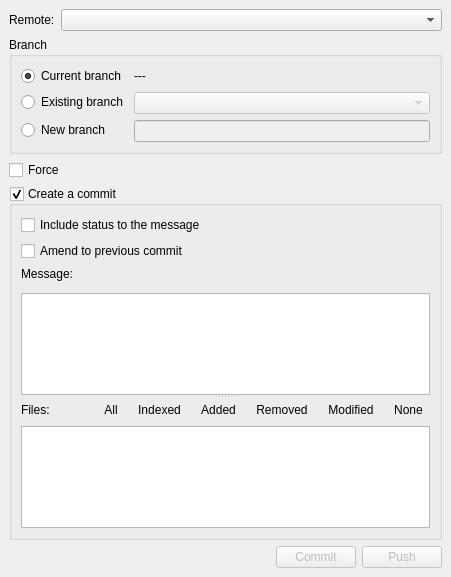
<?xml version="1.0" encoding="UTF-8"?>
<ui version="4.0">
 <class>CommitPushDialog</class>
 <widget class="QDialog" name="CommitPushDialog">
  <property name="geometry">
   <rect>
    <x>0</x>
    <y>0</y>
    <width>451</width>
    <height>577</height>
   </rect>
  </property>
  <property name="windowTitle">
   <string>Commit/Push</string>
  </property>
  <layout class="QVBoxLayout" name="verticalLayout_6">
   <property name="leftMargin">
    <number>0</number>
   </property>
   <property name="topMargin">
    <number>0</number>
   </property>
   <property name="rightMargin">
    <number>0</number>
   </property>
   <property name="bottomMargin">
    <number>0</number>
   </property>
   <item>
    <widget class="QStackedWidget" name="stackedWidget">
     <property name="currentIndex">
      <number>0</number>
     </property>
     <widget class="QWidget" name="page">
      <layout class="QVBoxLayout" name="verticalLayout_5">
       <item>
        <layout class="QFormLayout" name="formLayout_2">
         <item row="0" column="0">
          <widget class="QLabel" name="labelCurrentBranchName_2">
           <property name="text">
            <string>Remote:</string>
           </property>
          </widget>
         </item>
         <item row="0" column="1">
          <widget class="QComboBox" name="comboBoxRemote"/>
         </item>
        </layout>
       </item>
       <item>
        <layout class="QVBoxLayout" name="verticalLayoutCustomCommands"/>
       </item>
       <item>
        <widget class="QGroupBox" name="groupBox">
         <property name="title">
          <string>Branch</string>
         </property>
         <layout class="QFormLayout" name="formLayout">
          <item row="1" column="0">
           <widget class="QRadioButton" name="radioButtonCurrentBranch">
            <property name="text">
             <string>Current branch</string>
            </property>
            <property name="checked">
             <bool>true</bool>
            </property>
           </widget>
          </item>
          <item row="2" column="0">
           <widget class="QRadioButton" name="radioButtonExistingBranch">
            <property name="text">
             <string>Existing branch</string>
            </property>
           </widget>
          </item>
          <item row="2" column="1">
           <widget class="QComboBox" name="comboBoxBranch">
            <property name="enabled">
             <bool>false</bool>
            </property>
           </widget>
          </item>
          <item row="3" column="0">
           <widget class="QRadioButton" name="radioButtonNewBranch">
            <property name="text">
             <string>New branch</string>
            </property>
           </widget>
          </item>
          <item row="3" column="1">
           <widget class="QLineEdit" name="lineEditNewBranchName">
            <property name="enabled">
             <bool>false</bool>
            </property>
           </widget>
          </item>
          <item row="1" column="1">
           <widget class="QLabel" name="labelCurrentBranchName">
            <property name="text">
             <string>---</string>
            </property>
           </widget>
          </item>
         </layout>
        </widget>
       </item>
       <item>
        <widget class="QCheckBox" name="checkBoxForce">
         <property name="whatsThis">
          <string>&lt;html&gt;&lt;head/&gt;&lt;body&gt;&lt;p&gt;Usually, the command refuses to update a remote ref that is not an ancestor of the local ref used to overwrite it. Also, when --force-with-lease option is used, the command refuses to update a remote ref whose current value does not match what is expected.&lt;/p&gt;&lt;p&gt;This flag disables these checks, and can cause the remote repository to lose commits; use it with care.&lt;/p&gt;&lt;p&gt;&lt;br/&gt;&lt;/p&gt;&lt;p&gt;&lt;a href=&quot;https://git-scm.com/docs/git-push#Documentation/git-push.txt--f&quot;&gt;&lt;span style=&quot; text-decoration: underline; color:#007af4;&quot;&gt;More information...&lt;/span&gt;&lt;/a&gt;&lt;/p&gt;&lt;/body&gt;&lt;/html&gt;</string>
         </property>
         <property name="text">
          <string>Force</string>
         </property>
        </widget>
       </item>
       <item>
        <widget class="QGroupBox" name="groupBoxMakeCommit">
         <property name="title">
          <string>Create a commit</string>
         </property>
         <property name="checkable">
          <bool>true</bool>
         </property>
         <layout class="QVBoxLayout" name="verticalLayout_3">
          <item>
           <widget class="QCheckBox" name="checkBoxIncludeStatus">
            <property name="whatsThis">
             <string>&lt;html&gt;&lt;head/&gt;&lt;body&gt;&lt;p&gt;Include the output of &amp;quot;git status&amp;quot; in the commit message template when using an editor to prepare the commit message. &lt;/p&gt;&lt;p&gt;&lt;a href=&quot;https://git-scm.com/docs/git-commit#Documentation/git-commit.txt---status&quot;&gt;&lt;span style=&quot; text-decoration: underline; color:#2980b9;&quot;&gt;More information&lt;/span&gt;&lt;/a&gt;&lt;/p&gt;&lt;/body&gt;&lt;/html&gt;</string>
            </property>
            <property name="text">
             <string>Include status to the message</string>
            </property>
            <property name="tristate">
             <bool>true</bool>
            </property>
           </widget>
          </item>
          <item>
           <widget class="QCheckBox" name="checkBoxAmend">
            <property name="whatsThis">
             <string>&lt;html&gt;&lt;head/&gt;&lt;body&gt;&lt;p&gt;Replace the tip of the current branch by creating a new commit.&lt;/p&gt;&lt;p&gt;&lt;br/&gt;&lt;/p&gt;&lt;p&gt;&lt;a href=&quot;https://git-scm.com/docs/git-commit#Documentation/git-commit.txt---amend&quot;&gt;&lt;span style=&quot; text-decoration: underline; color:#2980b9;&quot;&gt;More info&lt;/span&gt;&lt;/a&gt;&lt;/p&gt;&lt;/body&gt;&lt;/html&gt;</string>
            </property>
            <property name="text">
             <string>Amend to previous commit</string>
            </property>
           </widget>
          </item>
          <item>
           <widget class="QSplitter" name="splitter">
            <property name="orientation">
             <enum>Qt::Orientation::Vertical</enum>
            </property>
            <property name="childrenCollapsible">
             <bool>false</bool>
            </property>
            <widget class="QWidget" name="widget" native="true">
             <layout class="QVBoxLayout" name="verticalLayout_2">
              <property name="leftMargin">
               <number>0</number>
              </property>
              <property name="topMargin">
               <number>0</number>
              </property>
              <property name="rightMargin">
               <number>0</number>
              </property>
              <property name="bottomMargin">
               <number>0</number>
              </property>
              <item>
               <widget class="QLabel" name="label">
                <property name="text">
                 <string>Message:</string>
                </property>
               </widget>
              </item>
              <item>
               <widget class="QWidget" name="widget_2" native="true"/>
              </item>
              <item>
               <widget class="CompletionTextEdit" name="textEditMessage">
                <property name="whatsThis">
                 <string>&lt;html&gt;&lt;head/&gt;&lt;body&gt;&lt;p&gt;Use the given text as the commit message. &lt;/p&gt;&lt;p&gt;&lt;a href=&quot;https://git-scm.com/docs/git-commit#Documentation/git-commit.txt---messageltmsggt&quot;&gt;&lt;span style=&quot; text-decoration: underline; color:#2980b9;&quot;&gt;More information&lt;/span&gt;&lt;/a&gt;&lt;/p&gt;&lt;/body&gt;&lt;/html&gt;</string>
                </property>
               </widget>
              </item>
             </layout>
            </widget>
            <widget class="QWidget" name="layoutWidget">
             <layout class="QVBoxLayout" name="verticalLayout">
              <item>
               <layout class="QHBoxLayout" name="horizontalLayout_2">
                <item>
                 <widget class="QLabel" name="label_2">
                  <property name="text">
                   <string>Files:</string>
                  </property>
                 </widget>
                </item>
                <item>
                 <spacer name="horizontalSpacer_2">
                  <property name="orientation">
                   <enum>Qt::Orientation::Horizontal</enum>
                  </property>
                  <property name="sizeHint" stdset="0">
                   <size>
                    <width>40</width>
                    <height>20</height>
                   </size>
                  </property>
                 </spacer>
                </item>
                <item>
                 <widget class="QToolButton" name="toolButtonAddAll">
                  <property name="text">
                   <string>All</string>
                  </property>
                  <property name="autoRaise">
                   <bool>true</bool>
                  </property>
                 </widget>
                </item>
                <item>
                 <widget class="QToolButton" name="toolButtonAddIndexed">
                  <property name="text">
                   <string>Indexed</string>
                  </property>
                  <property name="autoRaise">
                   <bool>true</bool>
                  </property>
                 </widget>
                </item>
                <item>
                 <widget class="QToolButton" name="toolButtonAddAdded">
                  <property name="text">
                   <string>Added</string>
                  </property>
                  <property name="autoRaise">
                   <bool>true</bool>
                  </property>
                 </widget>
                </item>
                <item>
                 <widget class="QToolButton" name="toolButtonAddRemoved">
                  <property name="text">
                   <string>Removed</string>
                  </property>
                  <property name="autoRaise">
                   <bool>true</bool>
                  </property>
                 </widget>
                </item>
                <item>
                 <widget class="QToolButton" name="toolButtonAddModified">
                  <property name="text">
                   <string>Modified</string>
                  </property>
                  <property name="autoRaise">
                   <bool>true</bool>
                  </property>
                 </widget>
                </item>
                <item>
                 <widget class="QToolButton" name="toolButtonAddNone">
                  <property name="text">
                   <string>None</string>
                  </property>
                  <property name="autoRaise">
                   <bool>true</bool>
                  </property>
                 </widget>
                </item>
               </layout>
              </item>
              <item>
               <widget class="QListView" name="listView">
                <property name="contextMenuPolicy">
                 <enum>Qt::ContextMenuPolicy::CustomContextMenu</enum>
                </property>
               </widget>
              </item>
             </layout>
            </widget>
           </widget>
          </item>
         </layout>
        </widget>
       </item>
       <item>
        <layout class="QHBoxLayout" name="horizontalLayout">
         <item>
          <spacer name="horizontalSpacer">
           <property name="orientation">
            <enum>Qt::Orientation::Horizontal</enum>
           </property>
           <property name="sizeHint" stdset="0">
            <size>
             <width>40</width>
             <height>20</height>
            </size>
           </property>
          </spacer>
         </item>
         <item>
          <widget class="QPushButton" name="pushButtonCommit">
           <property name="enabled">
            <bool>false</bool>
           </property>
           <property name="text">
            <string>Commit</string>
           </property>
          </widget>
         </item>
         <item>
          <widget class="QPushButton" name="pushButtonPush">
           <property name="enabled">
            <bool>false</bool>
           </property>
           <property name="text">
            <string>Push</string>
           </property>
          </widget>
         </item>
        </layout>
       </item>
      </layout>
     </widget>
     <widget class="QWidget" name="page_2">
      <layout class="QVBoxLayout" name="verticalLayout_4">
       <item>
        <widget class="QProgressBar" name="progressBar">
         <property name="value">
          <number>0</number>
         </property>
        </widget>
       </item>
       <item>
        <widget class="QLabel" name="labelStatus">
         <property name="text">
          <string>Starting...</string>
         </property>
        </widget>
       </item>
       <item>
        <widget class="QTextBrowser" name="textBrowser"/>
       </item>
       <item>
        <widget class="QDialogButtonBox" name="buttonBox_2">
         <property name="standardButtons">
          <set>QDialogButtonBox::StandardButton::Close</set>
         </property>
        </widget>
       </item>
      </layout>
     </widget>
    </widget>
   </item>
  </layout>
 </widget>
 <customwidgets>
  <customwidget>
   <class>CompletionTextEdit</class>
   <extends>QTextEdit</extends>
   <header>widgets/completiontextedit.h</header>
  </customwidget>
 </customwidgets>
 <tabstops>
  <tabstop>radioButtonCurrentBranch</tabstop>
  <tabstop>radioButtonExistingBranch</tabstop>
  <tabstop>comboBoxBranch</tabstop>
  <tabstop>radioButtonNewBranch</tabstop>
  <tabstop>lineEditNewBranchName</tabstop>
  <tabstop>checkBoxIncludeStatus</tabstop>
  <tabstop>checkBoxAmend</tabstop>
  <tabstop>textEditMessage</tabstop>
  <tabstop>toolButtonAddAll</tabstop>
  <tabstop>toolButtonAddIndexed</tabstop>
  <tabstop>toolButtonAddNone</tabstop>
  <tabstop>listView</tabstop>
  <tabstop>pushButtonCommit</tabstop>
  <tabstop>pushButtonPush</tabstop>
 </tabstops>
 <resources/>
 <connections>
  <connection>
   <sender>radioButtonExistingBranch</sender>
   <signal>toggled(bool)</signal>
   <receiver>comboBoxBranch</receiver>
   <slot>setEnabled(bool)</slot>
   <hints>
    <hint type="sourcelabel">
     <x>83</x>
     <y>102</y>
    </hint>
    <hint type="destinationlabel">
     <x>194</x>
     <y>111</y>
    </hint>
   </hints>
  </connection>
  <connection>
   <sender>radioButtonNewBranch</sender>
   <signal>toggled(bool)</signal>
   <receiver>lineEditNewBranchName</receiver>
   <slot>setEnabled(bool)</slot>
   <hints>
    <hint type="sourcelabel">
     <x>71</x>
     <y>140</y>
    </hint>
    <hint type="destinationlabel">
     <x>197</x>
     <y>140</y>
    </hint>
   </hints>
  </connection>
  <connection>
   <sender>radioButtonCurrentBranch</sender>
   <signal>toggled(bool)</signal>
   <receiver>labelCurrentBranchName</receiver>
   <slot>setEnabled(bool)</slot>
   <hints>
    <hint type="sourcelabel">
     <x>71</x>
     <y>77</y>
    </hint>
    <hint type="destinationlabel">
     <x>234</x>
     <y>77</y>
    </hint>
   </hints>
  </connection>
  <connection>
   <sender>checkBoxAmend</sender>
   <signal>toggled(bool)</signal>
   <receiver>widget</receiver>
   <slot>setDisabled(bool)</slot>
   <hints>
    <hint type="sourcelabel">
     <x>63</x>
     <y>239</y>
    </hint>
    <hint type="destinationlabel">
     <x>88</x>
     <y>311</y>
    </hint>
   </hints>
  </connection>
 </connections>
</ui>
